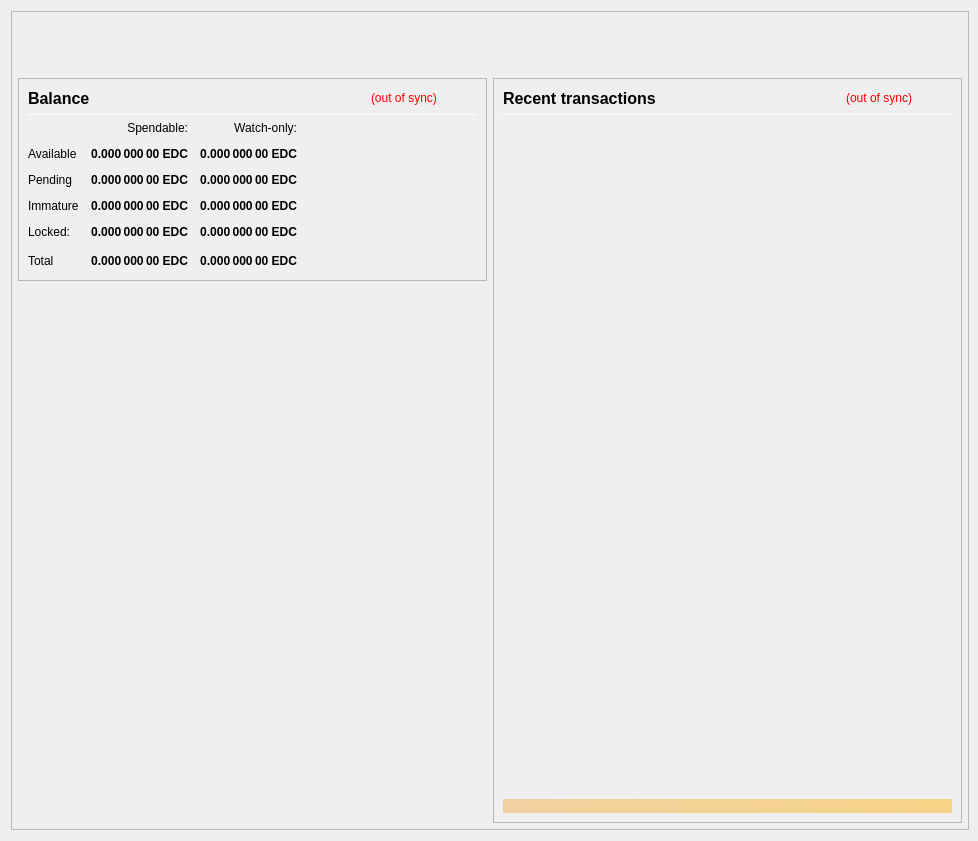
<?xml version="1.0" encoding="UTF-8"?>
<ui version="4.0">
 <class>OverviewPage</class>
 <widget class="QWidget" name="OverviewPage">
  <property name="geometry">
   <rect>
    <x>0</x>
    <y>0</y>
    <width>978</width>
    <height>841</height>
   </rect>
  </property>
  <property name="minimumSize">
   <size>
    <width>960</width>
    <height>682</height>
   </size>
  </property>
  <property name="font">
   <font>
    <weight>50</weight>
    <bold>false</bold>
   </font>
  </property>
  <property name="windowTitle">
   <string>Form</string>
  </property>
  <layout class="QVBoxLayout" name="topLayout" stretch="0">
   <property name="rightMargin">
    <number>9</number>
   </property>
   <item>
    <widget class="QFrame" name="frame_BG">
     <property name="minimumSize">
      <size>
       <width>850</width>
       <height>610</height>
      </size>
     </property>
     <property name="maximumSize">
      <size>
       <width>16777215</width>
       <height>16777215</height>
      </size>
     </property>
     <property name="frameShape">
      <enum>QFrame::StyledPanel</enum>
     </property>
     <property name="frameShadow">
      <enum>QFrame::Raised</enum>
     </property>
     <layout class="QVBoxLayout" name="verticalLayout_3" stretch="0">
      <property name="leftMargin">
       <number>0</number>
      </property>
      <property name="topMargin">
       <number>0</number>
      </property>
      <property name="rightMargin">
       <number>0</number>
      </property>
      <property name="bottomMargin">
       <number>6</number>
      </property>
      <item>
       <layout class="QVBoxLayout" name="verticalLayout_Master" stretch="0,1">
        <property name="leftMargin">
         <number>0</number>
        </property>
        <property name="topMargin">
         <number>0</number>
        </property>
        <property name="rightMargin">
         <number>0</number>
        </property>
        <property name="bottomMargin">
         <number>0</number>
        </property>
        <item>
         <widget class="QFrame" name="frame_Header">
          <layout class="QVBoxLayout" name="verticalLayout_Header" stretch="0">
           <property name="leftMargin">
            <number>0</number>
           </property>
           <property name="topMargin">
            <number>0</number>
           </property>
           <property name="rightMargin">
            <number>0</number>
           </property>
           <property name="bottomMargin">
            <number>0</number>
           </property>
           <item>
            <layout class="QHBoxLayout" name="horizontalLayout_Header" stretch="1,0">
             <property name="spacing">
              <number>6</number>
             </property>
             <item>
              <spacer name="horizontalSpacer_Header">
               <property name="orientation">
                <enum>Qt::Horizontal</enum>
               </property>
               <property name="sizeHint" stdset="0">
                <size>
                 <width>40</width>
                 <height>20</height>
                </size>
               </property>
              </spacer>
             </item>
             <item>
              <widget class="QLabel" name="labelOverviewHeaderRight">
               <property name="minimumSize">
                <size>
                 <width>464</width>
                 <height>60</height>
                </size>
               </property>
               <property name="maximumSize">
                <size>
                 <width>16777215</width>
                 <height>60</height>
                </size>
               </property>
               <property name="font">
                <font>
                 <pointsize>14</pointsize>
                </font>
               </property>
               <property name="text">
                <string/>
               </property>
               <property name="alignment">
                <set>Qt::AlignRight|Qt::AlignTrailing|Qt::AlignVCenter</set>
               </property>
              </widget>
             </item>
            </layout>
           </item>
          </layout>
         </widget>
        </item>
        <item>
         <widget class="QFrame" name="frame_Content">
          <layout class="QVBoxLayout" name="verticalLayout_Content">
           <property name="leftMargin">
            <number>6</number>
           </property>
           <property name="topMargin">
            <number>0</number>
           </property>
           <property name="rightMargin">
            <number>6</number>
           </property>
           <property name="bottomMargin">
            <number>0</number>
           </property>
           <item>
            <layout class="QHBoxLayout" name="horizontalLayout_Content" stretch="1,1">
             <property name="spacing">
              <number>6</number>
             </property>
             <item>
              <layout class="QVBoxLayout" name="verticalLayout_left" stretch="0,0">
               <item>
                <widget class="QFrame" name="frameBalances">
                 <property name="frameShape">
                  <enum>QFrame::StyledPanel</enum>
                 </property>
                 <property name="frameShadow">
                  <enum>QFrame::Raised</enum>
                 </property>
                 <layout class="QVBoxLayout" name="verticalLayout_4">
                  <item>
                   <layout class="QHBoxLayout" name="hlBalancesHeader" stretch="2,0,0">
                    <property name="spacing">
                     <number>6</number>
                    </property>
                    <item>
                     <widget class="QLabel" name="labelBalances">
                      <property name="minimumSize">
                       <size>
                        <width>0</width>
                        <height>0</height>
                       </size>
                      </property>
                      <property name="font">
                       <font>
                        <pointsize>12</pointsize>
                        <weight>75</weight>
                        <bold>true</bold>
                       </font>
                      </property>
                      <property name="text">
                       <string>Balance</string>
                      </property>
                     </widget>
                    </item>
                    <item>
                     <widget class="QLabel" name="labelWalletStatus">
                      <property name="cursor">
                       <cursorShape>WhatsThisCursor</cursorShape>
                      </property>
                      <property name="toolTip">
                       <string>The displayed information may be out of date. Your wallet automatically synchronizes with the EdCash network after a connection is established, but this process has not completed yet.</string>
                      </property>
                      <property name="styleSheet">
                       <string notr="true">QLabel { color: red; }</string>
                      </property>
                      <property name="text">
                       <string notr="true">(out of sync)</string>
                      </property>
                      <property name="alignment">
                       <set>Qt::AlignLeading|Qt::AlignLeft|Qt::AlignVCenter</set>
                      </property>
                     </widget>
                    </item>
                    <item>
                     <spacer name="hsBalancesHeader">
                      <property name="orientation">
                       <enum>Qt::Horizontal</enum>
                      </property>
                      <property name="sizeHint" stdset="0">
                       <size>
                        <width>40</width>
                        <height>20</height>
                       </size>
                      </property>
                     </spacer>
                    </item>
                   </layout>
                  </item>
                  <item>
                   <widget class="Line" name="lineBalances">
                    <property name="minimumSize">
                     <size>
                      <width>0</width>
                      <height>1</height>
                     </size>
                    </property>
                    <property name="maximumSize">
                     <size>
                      <width>16777215</width>
                      <height>1</height>
                     </size>
                    </property>
                    <property name="orientation">
                     <enum>Qt::Horizontal</enum>
                    </property>
                   </widget>
                  </item>
                  <item>
                   <layout class="QGridLayout" name="gridLayout">
                    <property name="spacing">
                     <number>12</number>
                    </property>
                    <item row="0" column="1">
                     <widget class="QLabel" name="labelSpendable">
                      <property name="text">
                       <string>Spendable:</string>
                      </property>
                      <property name="alignment">
                       <set>Qt::AlignRight|Qt::AlignTrailing|Qt::AlignVCenter</set>
                      </property>
                     </widget>
                    </item>
                    <item row="0" column="2">
                     <widget class="QLabel" name="labelWatchonly">
                      <property name="text">
                       <string>Watch-only:</string>
                      </property>
                      <property name="alignment">
                       <set>Qt::AlignRight|Qt::AlignTrailing|Qt::AlignVCenter</set>
                      </property>
                     </widget>
                    </item>
                    <item row="1" column="0">
                     <widget class="QLabel" name="labelAvailableText">
                      <property name="text">
                       <string>Available</string>
                      </property>
                      <property name="textInteractionFlags">
                       <set>Qt::NoTextInteraction</set>
                      </property>
                     </widget>
                    </item>
                    <item row="1" column="1">
                     <widget class="QLabel" name="labelAvailable">
                      <property name="font">
                       <font>
                        <weight>75</weight>
                        <bold>true</bold>
                       </font>
                      </property>
                      <property name="cursor">
                       <cursorShape>ArrowCursor</cursorShape>
                      </property>
                      <property name="toolTip">
                       <string>Your current spendable balance</string>
                      </property>
                      <property name="text">
                       <string notr="true">0.000 000 00 EDC</string>
                      </property>
                      <property name="alignment">
                       <set>Qt::AlignRight|Qt::AlignTrailing|Qt::AlignVCenter</set>
                      </property>
                      <property name="textInteractionFlags">
                       <set>Qt::NoTextInteraction</set>
                      </property>
                     </widget>
                    </item>
                    <item row="1" column="2">
                     <widget class="QLabel" name="labelWatchAvailable">
                      <property name="font">
                       <font>
                        <weight>75</weight>
                        <bold>true</bold>
                       </font>
                      </property>
                      <property name="cursor">
                       <cursorShape>ArrowCursor</cursorShape>
                      </property>
                      <property name="toolTip">
                       <string>Your current balance in watch-only addresses</string>
                      </property>
                      <property name="text">
                       <string notr="true">0.000 000 00 EDC</string>
                      </property>
                      <property name="alignment">
                       <set>Qt::AlignRight|Qt::AlignTrailing|Qt::AlignVCenter</set>
                      </property>
                      <property name="textInteractionFlags">
                       <set>Qt::NoTextInteraction</set>
                      </property>
                     </widget>
                    </item>
                    <item row="2" column="0">
                     <widget class="QLabel" name="labelPendingText">
                      <property name="text">
                       <string>Pending</string>
                      </property>
                      <property name="textInteractionFlags">
                       <set>Qt::NoTextInteraction</set>
                      </property>
                     </widget>
                    </item>
                    <item row="2" column="1">
                     <widget class="QLabel" name="labelPending">
                      <property name="font">
                       <font>
                        <weight>75</weight>
                        <bold>true</bold>
                       </font>
                      </property>
                      <property name="cursor">
                       <cursorShape>ArrowCursor</cursorShape>
                      </property>
                      <property name="toolTip">
                       <string>Total of transactions that have yet to be confirmed, and do not yet count toward the spendable balance</string>
                      </property>
                      <property name="text">
                       <string notr="true">0.000 000 00 EDC</string>
                      </property>
                      <property name="alignment">
                       <set>Qt::AlignRight|Qt::AlignTrailing|Qt::AlignVCenter</set>
                      </property>
                      <property name="textInteractionFlags">
                       <set>Qt::NoTextInteraction</set>
                      </property>
                     </widget>
                    </item>
                    <item row="2" column="2">
                     <widget class="QLabel" name="labelWatchPending">
                      <property name="font">
                       <font>
                        <weight>75</weight>
                        <bold>true</bold>
                       </font>
                      </property>
                      <property name="cursor">
                       <cursorShape>ArrowCursor</cursorShape>
                      </property>
                      <property name="toolTip">
                       <string>Unconfirmed transactions to watch-only addresses</string>
                      </property>
                      <property name="text">
                       <string notr="true">0.000 000 00 EDC</string>
                      </property>
                      <property name="alignment">
                       <set>Qt::AlignRight|Qt::AlignTrailing|Qt::AlignVCenter</set>
                      </property>
                      <property name="textInteractionFlags">
                       <set>Qt::NoTextInteraction</set>
                      </property>
                     </widget>
                    </item>
                    <item row="3" column="0">
                     <widget class="QLabel" name="labelImmatureText">
                      <property name="text">
                       <string>Immature</string>
                      </property>
                      <property name="textInteractionFlags">
                       <set>Qt::NoTextInteraction</set>
                      </property>
                     </widget>
                    </item>
                    <item row="3" column="1">
                     <widget class="QLabel" name="labelImmature">
                      <property name="font">
                       <font>
                        <weight>75</weight>
                        <bold>true</bold>
                       </font>
                      </property>
                      <property name="cursor">
                       <cursorShape>ArrowCursor</cursorShape>
                      </property>
                      <property name="toolTip">
                       <string>Staked or masternode rewards that has not yet matured</string>
                      </property>
                      <property name="text">
                       <string notr="true">0.000 000 00 EDC</string>
                      </property>
                      <property name="alignment">
                       <set>Qt::AlignRight|Qt::AlignTrailing|Qt::AlignVCenter</set>
                      </property>
                      <property name="textInteractionFlags">
                       <set>Qt::NoTextInteraction</set>
                      </property>
                     </widget>
                    </item>
                    <item row="3" column="2">
                     <widget class="QLabel" name="labelWatchImmature">
                      <property name="font">
                       <font>
                        <weight>75</weight>
                        <bold>true</bold>
                       </font>
                      </property>
                      <property name="cursor">
                       <cursorShape>ArrowCursor</cursorShape>
                      </property>
                      <property name="toolTip">
                       <string>Staked or masternode rewards in watch-only addresses that has not yet matured</string>
                      </property>
                      <property name="text">
                       <string notr="true">0.000 000 00 EDC</string>
                      </property>
                      <property name="alignment">
                       <set>Qt::AlignRight|Qt::AlignTrailing|Qt::AlignVCenter</set>
                      </property>
                      <property name="textInteractionFlags">
                       <set>Qt::NoTextInteraction</set>
                      </property>
                     </widget>
                    </item>
                    <item row="4" column="0">
                     <widget class="QLabel" name="labelLockedText">
                      <property name="toolTip">
                       <string>Locked EDC or Masternode collaterals.</string>
                      </property>
                      <property name="text">
                       <string>Locked:</string>
                      </property>
                     </widget>
                    </item>
                    <item row="4" column="1">
                     <widget class="QLabel" name="labelLocked">
                      <property name="font">
                       <font>
                        <weight>75</weight>
                        <bold>true</bold>
                       </font>
                      </property>
                      <property name="cursor">
                       <cursorShape>ArrowCursor</cursorShape>
                      </property>
                      <property name="toolTip">
                       <string>Locked EDC or Masternode collaterals.</string>
                      </property>
                      <property name="text">
                       <string notr="true">0.000 000 00 EDC</string>
                      </property>
                      <property name="alignment">
                       <set>Qt::AlignRight|Qt::AlignTrailing|Qt::AlignVCenter</set>
                      </property>
                      <property name="textInteractionFlags">
                       <set>Qt::NoTextInteraction</set>
                      </property>
                     </widget>
                    </item>
                    <item row="4" column="2">
                     <widget class="QLabel" name="labelWatchLocked">
                      <property name="font">
                       <font>
                        <weight>75</weight>
                        <bold>true</bold>
                       </font>
                      </property>
                      <property name="cursor">
                       <cursorShape>ArrowCursor</cursorShape>
                      </property>
                      <property name="toolTip">
                       <string>Current locked balance in watch-only addresses</string>
                      </property>
                      <property name="text">
                       <string notr="true">0.000 000 00 EDC</string>
                      </property>
                      <property name="alignment">
                       <set>Qt::AlignRight|Qt::AlignTrailing|Qt::AlignVCenter</set>
                      </property>
                      <property name="textInteractionFlags">
                       <set>Qt::NoTextInteraction</set>
                      </property>
                     </widget>
                    </item>
                    <item row="5" column="0">
                     <widget class="QLabel" name="labelTotalText">
                      <property name="text">
                       <string>Total</string>
                      </property>
                      <property name="textInteractionFlags">
                       <set>Qt::NoTextInteraction</set>
                      </property>
                     </widget>
                    </item>
                    <item row="5" column="1">
                     <widget class="QLabel" name="labelTotal">
                      <property name="font">
                       <font>
                        <weight>75</weight>
                        <bold>true</bold>
                       </font>
                      </property>
                      <property name="cursor">
                       <cursorShape>ArrowCursor</cursorShape>
                      </property>
                      <property name="toolTip">
                       <string>Your current total balance</string>
                      </property>
                      <property name="text">
                       <string notr="true">0.000 000 00 EDC</string>
                      </property>
                      <property name="alignment">
                       <set>Qt::AlignRight|Qt::AlignTrailing|Qt::AlignVCenter</set>
                      </property>
                      <property name="textInteractionFlags">
                       <set>Qt::NoTextInteraction</set>
                      </property>
                     </widget>
                    </item>
                    <item row="5" column="2">
                     <widget class="QLabel" name="labelWatchTotal">
                      <property name="font">
                       <font>
                        <weight>75</weight>
                        <bold>true</bold>
                       </font>
                      </property>
                      <property name="cursor">
                       <cursorShape>ArrowCursor</cursorShape>
                      </property>
                      <property name="toolTip">
                       <string>Current total balance in watch-only addresses</string>
                      </property>
                      <property name="text">
                       <string notr="true">0.000 000 00 EDC</string>
                      </property>
                      <property name="alignment">
                       <set>Qt::AlignRight|Qt::AlignTrailing|Qt::AlignVCenter</set>
                      </property>
                      <property name="textInteractionFlags">
                       <set>Qt::NoTextInteraction</set>
                      </property>
                     </widget>
                    </item>
                    <item row="5" column="3">
                     <spacer name="hsBalances">
                      <property name="orientation">
                       <enum>Qt::Horizontal</enum>
                      </property>
                      <property name="sizeHint" stdset="0">
                       <size>
                        <width>40</width>
                        <height>20</height>
                       </size>
                      </property>
                     </spacer>
                    </item>
                   </layout>
                  </item>
                 </layout>
                </widget>
               </item>
               <item>
                <spacer name="verticalSpacer">
                 <property name="orientation">
                  <enum>Qt::Vertical</enum>
                 </property>
                 <property name="sizeHint" stdset="0">
                  <size>
                   <width>20</width>
                   <height>40</height>
                  </size>
                 </property>
                </spacer>
               </item>
              </layout>
             </item>
             <item>
              <layout class="QVBoxLayout" name="verticalLayout_right" stretch="1">
               <item>
                <widget class="QFrame" name="frame_RecentTransactions">
                 <property name="minimumSize">
                  <size>
                   <width>0</width>
                   <height>0</height>
                  </size>
                 </property>
                 <property name="frameShape">
                  <enum>QFrame::StyledPanel</enum>
                 </property>
                 <property name="frameShadow">
                  <enum>QFrame::Raised</enum>
                 </property>
                 <layout class="QVBoxLayout" name="verticalLayout_1" stretch="0,0,0,0,0">
                  <item>
                   <layout class="QHBoxLayout" name="horizontalLayout_2" stretch="2,0,0">
                    <property name="spacing">
                     <number>3</number>
                    </property>
                    <item>
                     <widget class="QLabel" name="labelRecentTransactions">
                      <property name="minimumSize">
                       <size>
                        <width>0</width>
                        <height>20</height>
                       </size>
                      </property>
                      <property name="font">
                       <font>
                        <pointsize>12</pointsize>
                        <weight>75</weight>
                        <bold>true</bold>
                       </font>
                      </property>
                      <property name="text">
                       <string>Recent transactions</string>
                      </property>
                     </widget>
                    </item>
                    <item>
                     <widget class="QLabel" name="labelTransactionsStatus">
                      <property name="cursor">
                       <cursorShape>WhatsThisCursor</cursorShape>
                      </property>
                      <property name="toolTip">
                       <string>The displayed information may be out of date. Your wallet automatically synchronizes with the EdCash network after a connection is established, but this process has not completed yet.</string>
                      </property>
                      <property name="styleSheet">
                       <string notr="true">QLabel { color: red; }</string>
                      </property>
                      <property name="text">
                       <string notr="true">(out of sync)</string>
                      </property>
                      <property name="alignment">
                       <set>Qt::AlignRight|Qt::AlignTrailing|Qt::AlignVCenter</set>
                      </property>
                     </widget>
                    </item>
                    <item>
                     <spacer name="horizontalSpacer">
                      <property name="orientation">
                       <enum>Qt::Horizontal</enum>
                      </property>
                      <property name="sizeHint" stdset="0">
                       <size>
                        <width>40</width>
                        <height>20</height>
                       </size>
                      </property>
                     </spacer>
                    </item>
                   </layout>
                  </item>
                  <item>
                   <widget class="Line" name="line">
                    <property name="minimumSize">
                     <size>
                      <width>0</width>
                      <height>1</height>
                     </size>
                    </property>
                    <property name="maximumSize">
                     <size>
                      <width>16777215</width>
                      <height>1</height>
                     </size>
                    </property>
                    <property name="orientation">
                     <enum>Qt::Horizontal</enum>
                    </property>
                   </widget>
                  </item>
                  <item>
                   <widget class="QListView" name="listTransactions">
                    <property name="minimumSize">
                     <size>
                      <width>0</width>
                      <height>0</height>
                     </size>
                    </property>
                    <property name="styleSheet">
                     <string notr="true">QListView { background: transparent; }</string>
                    </property>
                    <property name="frameShape">
                     <enum>QFrame::NoFrame</enum>
                    </property>
                    <property name="verticalScrollBarPolicy">
                     <enum>Qt::ScrollBarAlwaysOff</enum>
                    </property>
                    <property name="horizontalScrollBarPolicy">
                     <enum>Qt::ScrollBarAlwaysOff</enum>
                    </property>
                    <property name="selectionMode">
                     <enum>QAbstractItemView::NoSelection</enum>
                    </property>
                   </widget>
                  </item>
                  <item>
                   <spacer name="verticalSpacer_2">
                    <property name="orientation">
                     <enum>Qt::Vertical</enum>
                    </property>
                    <property name="sizeType">
                     <enum>QSizePolicy::Expanding</enum>
                    </property>
                    <property name="sizeHint" stdset="0">
                     <size>
                      <width>20</width>
                      <height>40</height>
                     </size>
                    </property>
                   </spacer>
                  </item>
                  <item>
                   <widget class="QLabel" name="labelAlerts">
                    <property name="maximumSize">
                     <size>
                      <width>16777215</width>
                      <height>16777215</height>
                     </size>
                    </property>
                    <property name="styleSheet">
                     <string notr="true">background-color: qlineargradient(x1: 0, y1: 0, x2: 1, y2: 0, stop:0 #F0D0A0, stop:1 #F8D488); color:#000000;</string>
                    </property>
                    <property name="text">
                     <string/>
                    </property>
                    <property name="wordWrap">
                     <bool>true</bool>
                    </property>
                    <property name="margin">
                     <number>3</number>
                    </property>
                   </widget>
                  </item>
                 </layout>
                </widget>
               </item>
              </layout>
             </item>
            </layout>
           </item>
          </layout>
         </widget>
        </item>
       </layout>
      </item>
     </layout>
    </widget>
   </item>
  </layout>
 </widget>
 <resources/>
 <connections/>
</ui>
